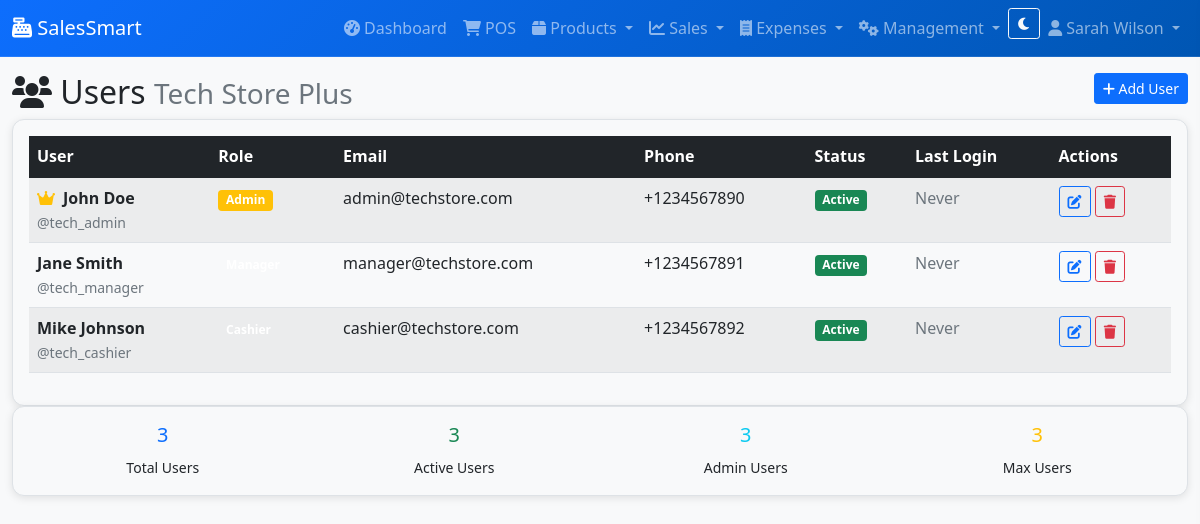
The app's page /business/users/ (signed in) with its own data.
### pos/models.py (models this page shows, shortened)
class User(AbstractUser):
    business = models.ForeignKey(Business, on_delete=models.CASCADE, null=True, blank=True)
    role = models.CharField(max_length=20, default='Cashier')  # Admin, Manager, Cashier
    phone = models.CharField(max_length=20, blank=True)
    is_business_admin = models.BooleanField(default=False)
    created_at = models.DateTimeField(auto_now_add=True)
    last_login_business = models.DateTimeField(null=True, blank=True)

class Business(models.Model):
    name = models.CharField(max_length=200)
    subdomain = models.SlugField(unique=True)
    email = models.EmailField()
    phone = models.CharField(max_length=20)
    address = models.TextField()
    logo = models.ImageField(upload_to='business_logos/', blank=True, null=True)
    is_active = models.BooleanField(default=True)
    created_at = models.DateTimeField(auto_now_add=True)
    subscription_plan = models.CharField(max_length=50, default='Basic')  # Basic, Pro, Enterprise
    max_users = models.IntegerField(default=5)
    class Meta:
        verbose_name_plural = "Businesses"

### pos/views.py (the view)
# urls.py: path('business/users/', views.user_list, name='user_list'),
@login_required
def user_list(request):
    if not request.business or not request.user.is_business_admin:
        messages.error(request, 'You do not have permission to view users.')
        return redirect('pos:dashboard')
    users = User.objects.filter(business=request.business)
    return render(request, 'pos/user_list.html', {'users': users})

### pos/templates/pos/user_list.html (shortened to what this page needs)
{% extends 'pos/base.html' %}
{% block content %}
<div class="row">
    <div class="col-12">
        <h2>
            <i class="fas fa-users"></i> Users
            <small class="text-muted">{{ request.business.name }}</small>
            <a href="{% url 'pos:user_create' %}" class="btn btn-primary btn-sm float-end">
                <i class="fas fa-plus"></i> Add User
            </a>
        </h2>
    </div>
</div>
<div class="row">
    <div class="col-12">
        <div class="card">
            <div class="card-body">
                <div class="table-responsive">
                    <table class="table table-striped table-hover">
                        <thead class="table-dark">
                            <tr>
                                <th>User</th>
                                <th>Role</th>
                                <th>Email</th>
                                <th>Phone</th>
                                <th>Status</th>
                                <th>Last Login</th>
                                <th>Actions</th>
                            </tr>
                        </thead>
                        <tbody>
                            {% for user in users %}
                            <tr>
                                <td>
                                    <div class="d-flex align-items-center">
                                        {% if user.is_business_admin %}
                                        <i class="fas fa-crown text-warning me-2"></i>
                                        {% endif %}
                                        <strong>{{ user.get_full_name|default:user.username }}</strong>
                                    </div>
                                    <div>
                                        <small class="text-muted">@{{ user.username }}</small>
                                    </div>
                                </td>
                                <td>
                                    {% if user.is_business_admin %}
                                    <span class="badge bg-warning">Admin</span>
                                    {% else %}
                                    <span class="badge bg-{{ user.role|lower }}">{{ user.role }}</span>
                                    {% endif %}
                                </td>
                                <td>{{ user.email }}</td>
                                <td>{{ user.phone|default:'--' }}</td>
                                <td>
                                    {% if user.is_active %}
                                    <span class="badge bg-success">Active</span>
                                    {% else %}
                                    <span class="badge bg-danger">Inactive</span>
                                    {% endif %}
                                </td>
                                <td>
                                    {% if user.last_login_business %}
                                    {{ user.last_login_business|date:"M d, Y H:i" }}
                                    {% else %}
                                    <span class="text-muted">Never</span>
                                    {% endif %}
                                </td>
                                <td>
                                    <a href="#" class="btn btn-sm btn-outline-primary">
                                        <i class="fas fa-edit"></i>
                                    </a>
                                    <a href="#" class="btn btn-sm btn-outline-danger">
                                        <i class="fas fa-trash"></i>
                                    </a>
                                </td>
                            </tr>
                            {% endfor %}
                        </tbody>
                    </table>
                </div>
            </div>
        </div>
    </div>
</div>
<div class="row">
    <div class="col-md-12">
        <div class="card">
            <div class="card-body">
                <div class="row">
                    <div class="col-md-3">
                        <div class="text-center">
                            <h5 class="text-primary">{{ users|length }}</h5>
                            <small>Total Users</small>
                        </div>
                    </div>
                    <div class="col-md-3">
                        <div class="text-center">
                            <h5 class="text-success">{{ users|length }}</h5>
                            <small>Active Users</small>
                        </div>
                    </div>
                    <div class="col-md-3">
                        <div class="text-center">
                            <h5 class="text-info">{{ users|length }}</h5>
                            <small>Admin Users</small>
                        </div>
                    </div>
                    <div class="col-md-3">
                        <div class="text-center">
                            <h5 class="text-warning">{{ users|length }}</h5>
                            <small>Max Users</small>
                        </div>
                    </div>
                </div>
            </div>
        </div>
    </div>
</div>
{% endblock %}

### pos/templates/pos/base.html (shortened to what this page needs)
<!DOCTYPE html>
<html lang="en">
<head>
    <link href="https://cdn.jsdelivr.net/npm/bootstrap@5.1.3/dist/css/bootstrap.min.css" rel="stylesheet">
    <link href="https://cdnjs.cloudflare.com/ajax/libs/font-awesome/6.0.0/css/all.min.css" rel="stylesheet">
</head>
<body>
    {% if user.is_authenticated and request.business %}
    <nav class="navbar navbar-expand-lg navbar-dark bg-primary">
        <div class="container-fluid">
            <a class="navbar-brand" href="{% url 'pos:dashboard' %}">
                <i class="fas fa-cash-register"></i> SalesSmart
            </a>
            <div class="d-none d-lg-flex">
                <ul class="navbar-nav me-auto">
                    <li class="nav-item">
                        <a class="nav-link" href="{% url 'pos:dashboard' %}">
                            <i class="fas fa-tachometer-alt"></i> Dashboard
                        </a>
                    </li>
                    <li class="nav-item">
                        <a class="nav-link" href="{% url 'pos:pos_interface' %}">
                            <i class="fas fa-shopping-cart"></i> POS
                        </a>
                    </li>
                    <li class="nav-item dropdown">
                        <a class="nav-link dropdown-toggle" href="#" id="productsDropdown" role="button" data-bs-toggle="dropdown">
                            <i class="fas fa-box"></i> Products
                        </a>
                    </li>
                    <li class="nav-item dropdown">
                        <a class="nav-link dropdown-toggle" href="#" id="salesDropdown" role="button" data-bs-toggle="dropdown">
                            <i class="fas fa-chart-line"></i> Sales
                        </a>
                    </li>
                    <li class="nav-item dropdown">
                        <a class="nav-link dropdown-toggle" href="#" id="expensesDropdown" role="button" data-bs-toggle="dropdown">
                            <i class="fas fa-receipt"></i> Expenses
                        </a>
                    </li>
                    {% if user.is_business_admin %}
                    <li class="nav-item dropdown">
                        <a class="nav-link dropdown-toggle" href="#" id="managementDropdown" role="button" data-bs-toggle="dropdown">
                            <i class="fas fa-cogs"></i> Management
                        </a>
                    </li>
                    {% endif %}
                </ul>
                <ul class="navbar-nav">
                    <li class="nav-item">
                        <button class="btn btn-outline-light btn-sm" id="darkModeToggle" onclick="toggleDarkMode()">
                            <i class="fas fa-moon" id="darkModeIcon"></i>
                        </button>
                    </li>
                    <li class="nav-item dropdown">
                        <a class="nav-link dropdown-toggle" href="#" id="userDropdown" role="button" data-bs-toggle="dropdown">
                            <i class="fas fa-user"></i> {{ user.get_full_name|default:user.username }}
                        </a>
                    </li>
                </ul>
            </div>
        </div>
    </nav>
    <div class="container-fluid mt-3">
        {% block content %}
        {% endblock %}
    </div>
    {% else %}
        <div class="container">
            {% block login_content %}
            {% endblock %}
        </div>
    {% endif %}
</body>
</html>

### pos/templates/pos/base.html (style rules this page uses)
:root { --bg-primary: #0d6efd; --bg-secondary: #6c757d; --bg-success: #198754; --bg-info: #0dcaf0; --bg-warning: #ffc107; --bg-danger: #dc3545; --bg-light: #f8f9fa; --bg-dark: #212529; --text-primary: #0d6efd; --text-secondary: #6c757d; --text-success: #198754; --text-info: #0dcaf0; --text-warning: #ffc107; --text-danger: #dc3545; --text-light: #f8f9fa; --text-dark: #212529; }
body { font-family: 'Segoe UI', Tahoma, Geneva, Verdana, sans-serif; background-color: var(--bg-light); color: var(--text-dark); transition: background-color 0.3s ease, color 0.3s ease; }
.navbar { background: linear-gradient(135deg, var(--bg-primary), #0056b3); border-bottom: 1px solid rgba(255,255,255,0.1); transition: background-color 0.3s ease, border-color 0.3s ease; }
.card { border: 1px solid #dee2e6; border-radius: 12px; box-shadow: 0 2px 8px rgba(0,0,0,0.1); background-color: var(--bg-light); transition: background-color 0.3s ease, border-color 0.3s ease; }
.btn { transition: background-color 0.3s ease, border-color 0.3s ease, color 0.3s ease; }

### records on screen
User: get_full_name "Sarah Wilson"
Business: business.name "Tech Store Plus"
User: is_business_admin True (drawn), get_full_name "John Doe", username "tech_admin", email "admin@techstore.com", phone "+1234567890", is_active "Active", shows "Never"
User: get_full_name "Jane Smith", username "tech_manager", email "manager@techstore.com", phone "+1234567891", is_active "Active", shows "Never"
User: get_full_name "Mike Johnson", username "tech_cashier", email "cashier@techstore.com", phone "+1234567892", is_active "Active", shows "Never"

### other values on screen
{{ users|length }} "3"
